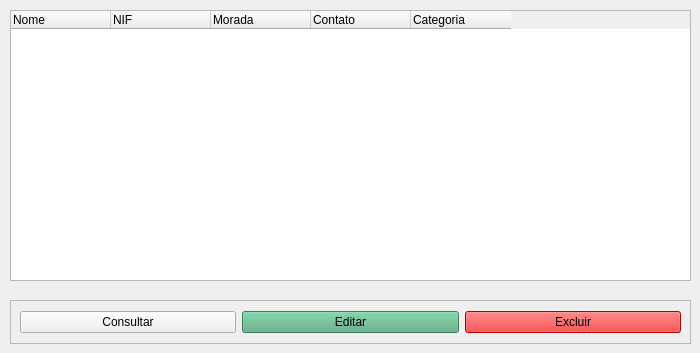
         <widget class="QWidget" name="tab_listarClientes">
          <attribute name="title">
           <string>Listar Clientes</string>
          </attribute>
          <widget class="QTableWidget" name="tableWidget_clientes">
           <property name="geometry">
            <rect>
             <x>10</x>
             <y>10</y>
             <width>681</width>
             <height>271</height>
            </rect>
           </property>
           <column>
            <property name="text">
             <string>Nome</string>
            </property>
            <property name="textAlignment">
             <set>AlignLeading|AlignVCenter</set>
            </property>
           </column>
           <column>
            <property name="text">
             <string>NIF</string>
            </property>
            <property name="textAlignment">
             <set>AlignLeading|AlignVCenter</set>
            </property>
           </column>
           <column>
            <property name="text">
             <string>Morada</string>
            </property>
            <property name="textAlignment">
             <set>AlignLeading|AlignVCenter</set>
            </property>
           </column>
           <column>
            <property name="text">
             <string>Contato</string>
            </property>
            <property name="textAlignment">
             <set>AlignLeading|AlignVCenter</set>
            </property>
           </column>
           <column>
            <property name="text">
             <string>Categoria</string>
            </property>
            <property name="textAlignment">
             <set>AlignLeading|AlignVCenter</set>
            </property>
           </column>
          </widget>
          <widget class="QFrame" name="frame_listarCliente">
           <property name="geometry">
            <rect>
             <x>10</x>
             <y>300</y>
             <width>681</width>
             <height>44</height>
            </rect>
           </property>
           <property name="frameShape">
            <enum>QFrame::StyledPanel</enum>
           </property>
           <property name="frameShadow">
            <enum>QFrame::Raised</enum>
           </property>
           <layout class="QHBoxLayout" name="horizontalLayout_3">
            <item>
             <widget class="QPushButton" name="pushButton_consultarCliente">
              <property name="text">
               <string>Consultar</string>
              </property>
             </widget>
            </item>
            <item>
             <widget class="QPushButton" name="pushButton_editarCliente">
              <property name="styleSheet">
               <string notr="true">background-color: rgb(85, 170, 127);</string>
              </property>
              <property name="text">
               <string>Editar</string>
              </property>
             </widget>
            </item>
            <item>
             <widget class="QPushButton" name="pushButton_excluirCliente">
              <property name="styleSheet">
               <string notr="true">background-color: rgb(255, 0, 0);</string>
              </property>
              <property name="text">
               <string>Excluir</string>
              </property>
             </widget>
            </item>
           </layout>
          </widget>
         </widget>
